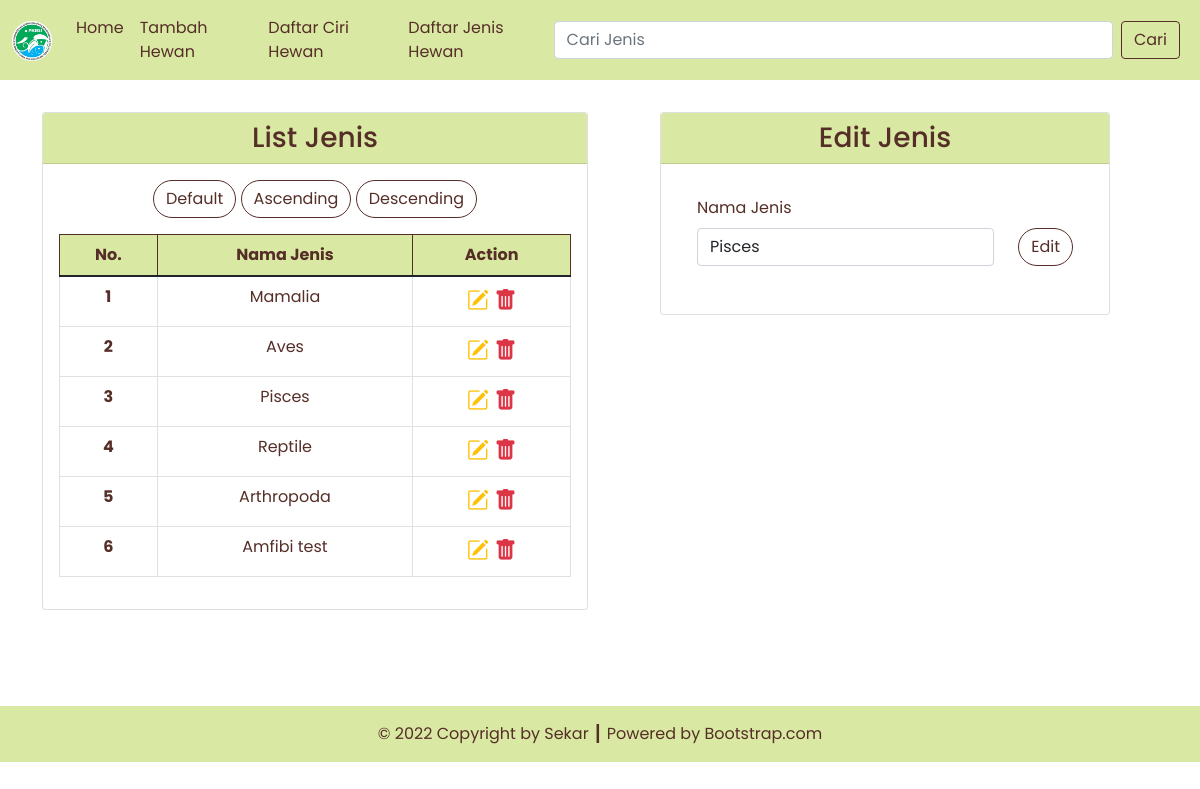
Screenshot of /jenis.php?id=5 with the database file from the repository.
### tables this page shows
CREATE TABLE `jenis`  (
  `jenis_id` int NOT NULL AUTO_INCREMENT,
  `jenis_nama` varchar(255) NULL DEFAULT NULL,
  PRIMARY KEY (`jenis_id`) USING BTREE
);

### config/db.php (called while the page is built)
<?php
$DB_HOST = "localhost";
$DB_USERNAME = "root";
$DB_PASSWORD = "";
$DB_NAME = "db_hewan";

### classes/DB.php (called while the page is built, shortened)
<?php
class DB
{
    private $hostname;
    private $username;
    private $password;
    private $dbname;
    private $conn;
    private $result;
    function __construct($hostname, $username, $password, $dbname)
    {
        $this->hostname = $hostname;
        $this->username = $username;
        $this->password = $password;
        $this->dbname = $dbname;
    }
    function open()
    {
        $this->conn = mysqli_connect($this->hostname, $this->username, $this->password, $this->dbname);
    }
    function execute($query)
    {
        $this->result = mysqli_query($this->conn, $query);
    }
    function getResult()
    {
        return mysqli_fetch_array($this->result);
    }
}

### classes/Jenis.php (called while the page is built, shortened)
<?php
class Jenis extends DB
{
    function getJenis()
    {
        $query = "SELECT * FROM jenis";
        return $this->execute($query);
    }
    function getJenisById($id)
    {
        $query = "SELECT * FROM jenis WHERE jenis_id=$id";
        return $this->execute($query);
    }
}

### jenis.php (the view, shortened to what this page needs)
<?php
include('config/db.php');
include('classes/DB.php');
include('classes/Jenis.php');
include('classes/Template.php');
$jenis = new Jenis($DB_HOST, $DB_USERNAME, $DB_PASSWORD, $DB_NAME);
$jenis->open();
$jenis->getJenis();
$header = '<tr>
<th scope="row">No.</th>
<th scope="row">Nama Jenis</th>
<th scope="row">Action</th>
</tr>';
$data = null;
$no = 1;
while ($jen = $jenis->getResult()) {
    $data .= '<tr>
    <th scope="row">' . $no . '</th>
    <td>' . $jen['jenis_nama'] . '</td>
    <td style="font-size: 22px;">
        <a href="jenis.php?id=' . $jen['jenis_id'] . '" title="Edit Data"><i class="bi bi-pencil-square text-warning"></i></a>&nbsp;<a href="jenis.php?hapus=' . $jen['jenis_id'] . '" title="Delete Data"><i class="bi bi-trash-fill text-danger"></i></a>
        </td>
    </tr>';
    $no++;
}
if (isset($_GET['id'])) {
    $id = $_GET['id'];
    if ($id > 0) {
        $jenis->getJenisById($id);
    }
}

### classes/Template.php (shortened to what this page needs)
<?php
class Template
{
    var $content = '';
    function __construct($filename = '')
    {
        $this->content = implode('', @file($filename));
    }
    function clear()
    {
        $this->content = preg_replace("/DATA_[A-Z|_|0-9]+/", "", $this->content);
    }
    function write()
    {
        print $this->content;
    }
    function replace($old = '', $new = '')
    {
        if (is_int($new)) {
            $value = sprintf("%d", $new);
        } elseif (is_float($new)) {
            $value = sprintf("%f", $new);
        } elseif (is_array($new)) {
            $value = '';
            foreach ($new as $item) {
                $value .= $item . ' ';
            }
        } else {
            $value = $new;
        }
        $this->content = preg_replace("/$old/", $value, $this->content);
    }
}

### rows the page displays
jenis: jenis_nama (picture), jenis_nama "Pisces"
jenis: jenis_nama "Mamalia"
jenis: jenis_nama "Aves"
jenis: jenis_nama "Reptile"
jenis: jenis_nama "Arthropoda"
jenis: jenis_nama "Amfibi test"
